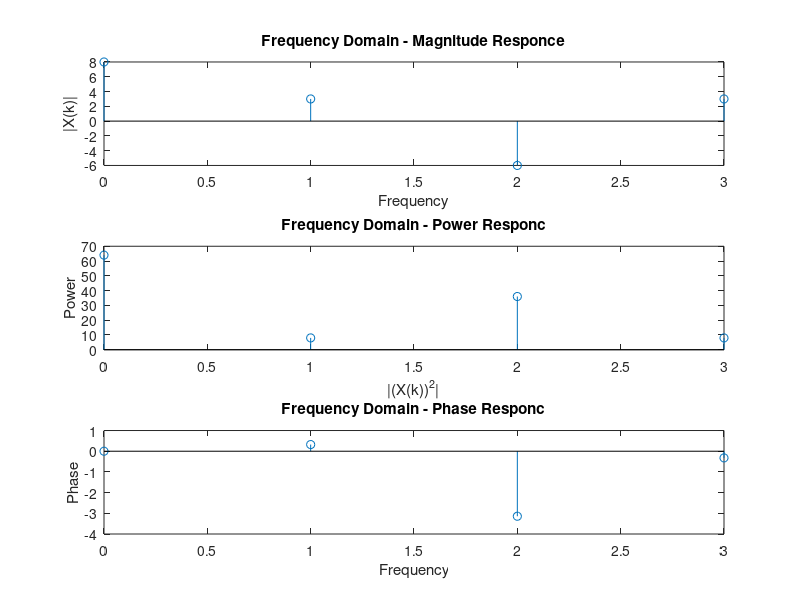

Source code (MATLAB):
clc;clear;
x = [2 3 -1 4];
N = length(x);
X = zeros(4,1);
for k = 0:N-1
    for n = 0:N-1
        X(k+1) = X(k+1) + x(n+1)*exp(-j*pi/2*n*k);
    end
end

t = 0:N-1;
% subplot(211);
% stem(t,x);
% xlabel('Time (s)');
% ylabel('Amplitude');
% title('Time Domain - Input sequence');

subplot(311);
stem(t,X);
xlabel('Frequency');
ylabel('|X(k)|');
title('Frequency Domain - Magnitude Responce');

subplot(312);
stem(t,X.^2);
xlabel('|(X(k))^2|');
ylabel('Power');
title('Frequency Domain - Power Responc');

subplot(313);
stem(t,angle(X));
xlabel('Frequency');
ylabel('Phase');
title('Frequency Domain - Phase Responc');

rx = ifft(X);
disp(x);
disp(rx);



